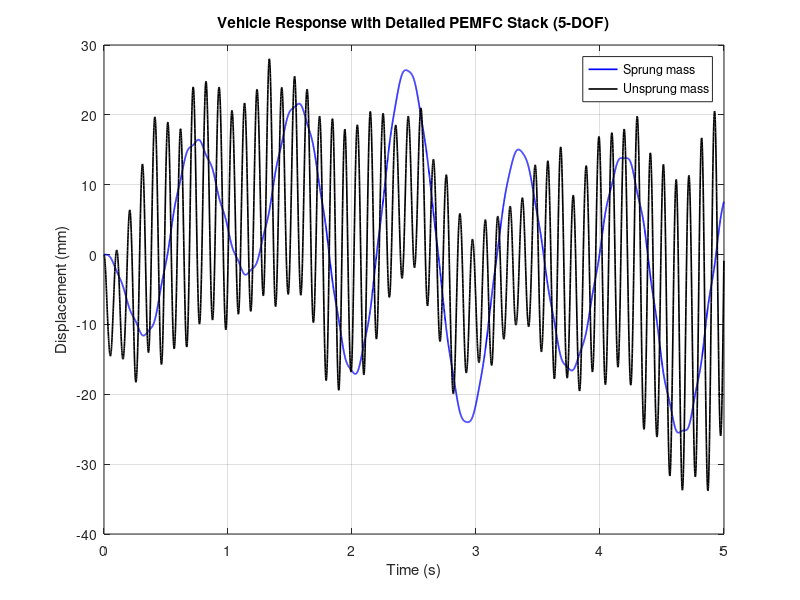
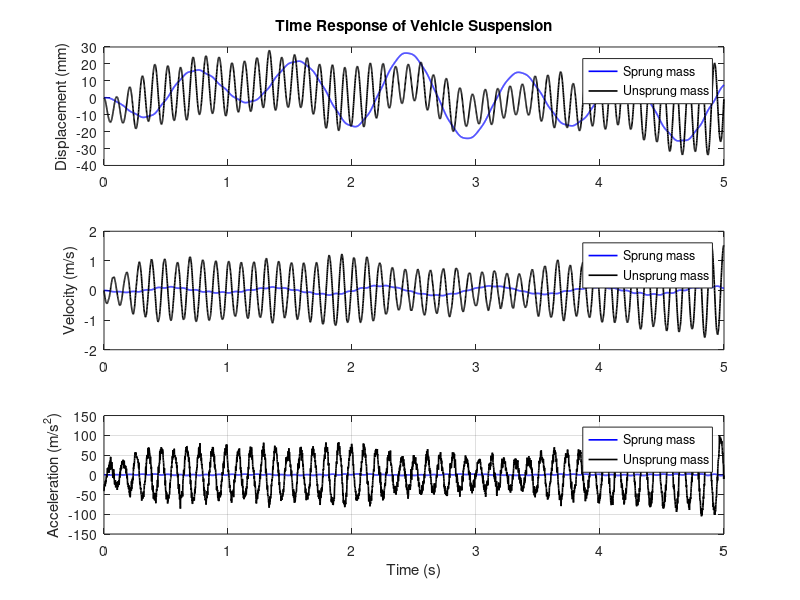
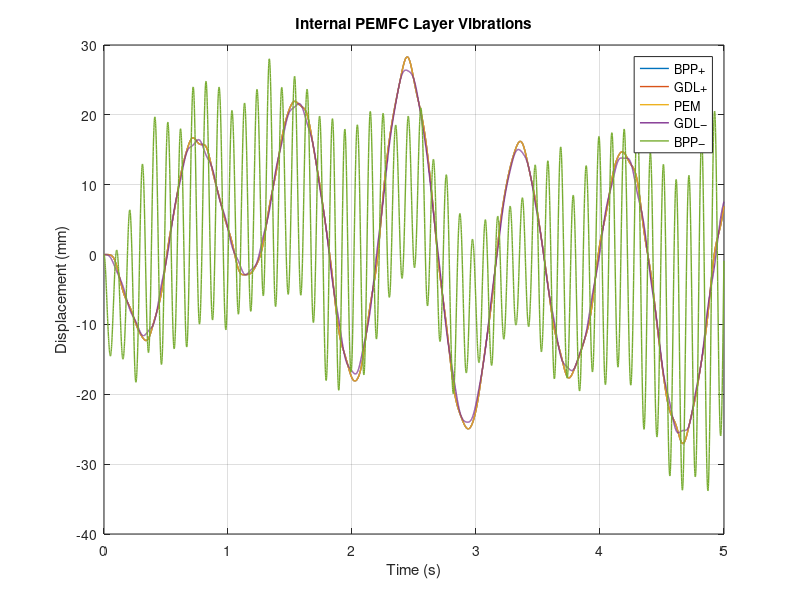
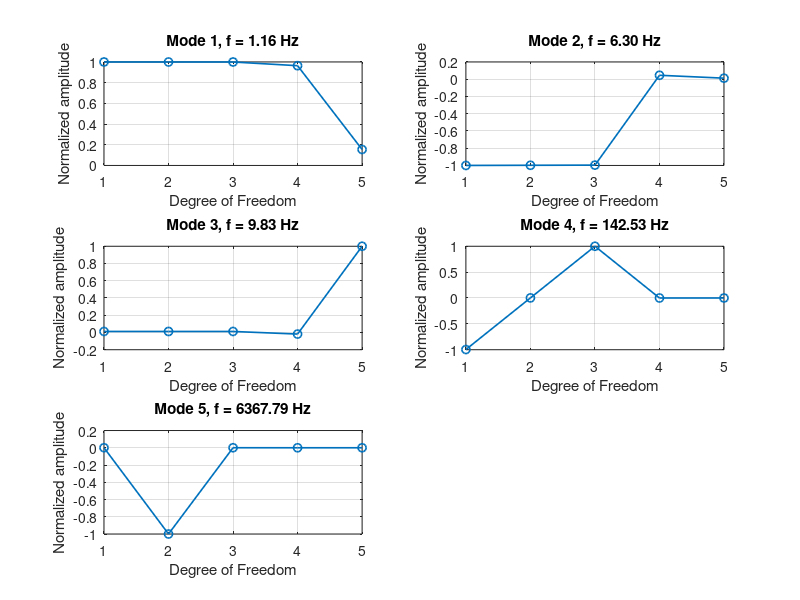

Source code (MATLAB) for these figures, in order: (Note: this script raises an error after producing the figures.)
%% ==============================================
%   1. System Parameters (BUS data fully substituted)
% ==============================================
% Masses [kg]
m_end  = 100;       % Upper plate (driver–seat mass)
m_cell = 0.10;      % PEMFC core mass
m_s    = 4500;      % Sprung mass (bus body on front axle)
m_us   = 500;       % Unsprung mass (wheel–axle assembly)

% Stiffness [N/m]
k_clamp = 25000;    % Driver–seat spring stiffness
k_cell  = 8.0e7;    % Equivalent stiffness of PEMFC core
k_end   = 300000;   % Front axle bellows stiffness
k_s     = 300000;   % Suspension spring stiffness
k_t     = 1600000;  % Tire stiffness

% Damping [N·s/m]
c_s  = 1000;        % Suspension damper (seat–body)
c_us = 20000;       % Front axle damper
c_t  = 150;         % Tire damping

% Degree of Freedom (DOF) ordering:
% x1 = Upper plate (driver–seat)
% x2 = PEMFC core
% x3 = Lower plate (bus base)
% x4 = Sprung mass (vehicle body)
% x5 = Unsprung mass (wheel/axle)
ndof = 5;

%% ==============================================
%   2. Mass Matrix
% ==============================================
M = diag([m_end, m_cell, m_end, m_s, m_us]);

%% ==============================================
%   3. Stiffness Matrix  (corrected with k_clamp coupling)
% ==============================================
K = [ k_clamp + k_cell,   -k_cell,           -k_clamp,       0,          0;
      -k_cell,            2*k_cell,          -k_cell,        0,          0;
      -k_clamp,           -k_cell,   k_clamp + k_cell + k_end, -k_end,    0;
       0,                  0,                -k_end,     k_end + k_s,    -k_s;
       0,                  0,                 0,             -k_s,    k_s + k_t ];

%% ==============================================
%   4. Damping Matrix (suspension and tire branch)
% ==============================================
C = zeros(ndof);
C(4,4) =  c_s;     C(4,5) = -c_s;
C(5,4) = -c_s;     C(5,5) =  c_s + c_us;

%% ==============================================
%   5. Road Excitation (ISO 8608 Class B)
% ==============================================
Fs = 1000;              % Sampling frequency [Hz]
T = 5;                  % Simulation duration [s]
t = 0:1/Fs:T-1/Fs;      % Time vector
N = length(t);          % Number of time steps

v = 20/3.6;             % Vehicle speed [m/s]
L = v*T*1.05;           % Road length (5% margin)
xline = linspace(0, L, 20000);   % Spatial sampling points

% ISO 8608 parameters (Class B)
Gd0 = 64e-6;   % Reference PSD [m^3]
n0  = 0.1;     % Reference spatial frequency [1/m]
w   = 2;       % Waviness exponent

% Spatial frequency grid
dn = 1/L; 
n  = (1:4000)*dn;                   % Spatial frequency [1/m]
Gd = Gd0 * (n/n0).^(-w);            % Spatial PSD [m^3]
phi = 2*pi*rand(size(n));           % Random phase

% Synthesize spatial road profile h(x)
h = sum( sqrt(2*dn*Gd(:)) .* cos(2*pi*(n(:)*xline) + phi(:)), 1 );

%% --- Spatial → Temporal Mapping: y(t) = h(v*t) ---
y  = interp1(xline, h, v*t, 'linear', 'extrap');  % Road displacement input [m]
yd = gradient(y, 1/Fs);                           % Road velocity input [m/s]

%% --- External Force Vector (acts only on DOF 5: wheel/axle) ---
f = zeros(ndof, N);
f(5,:) = k_t * y + c_us * yd;

%% ==============================================
%   6. Time Integration (Newmark–β, average acceleration method)
% ==============================================
beta  = 1/4;  
gamma = 1/2;    % Unconditionally stable parameters

x   = zeros(ndof, N);   % Displacement
x_d = zeros(ndof, N);   % Velocity
a   = zeros(ndof, N);   % Acceleration

% Initial acceleration
a(:,1) = M \ (f(:,1) - C*x_d(:,1) - K*x(:,1));

% Effective stiffness matrix
dt = 1/Fs;
K_eff = K + (gamma/(beta*dt))*C + (1/(beta*dt^2))*M;
invK_eff = inv(K_eff);

% --- Time-stepping loop ---
for i = 1:N-1

    % Predictor step
    x_pred = x(:,i) + dt*x_d(:,i) + (0.5 - beta)*dt^2 * a(:,i);
    v_pred = x_d(:,i) + (1 - gamma)*dt * a(:,i);

    % Effective force
    f_eff = f(:,i+1) ...
            + M*((1/(beta*dt^2))*x_pred) ...
            + C*((gamma/(beta*dt))*x_pred);

    % Corrector step
    x(:,i+1) = invK_eff * f_eff;
    a(:,i+1) = (1/(beta*dt^2)) * (x(:,i+1) - x_pred);
    x_d(:,i+1) = v_pred + gamma*dt * a(:,i+1);
end

%% ==============================================
%   7. Internal Force Computation
% ==============================================
F_clamp  = k_clamp * x(1,:);                  % Clamp force
F_core   = k_cell * (x(1,:) - x(2,:));        % PEMFC core compression
F_end    = k_end  * (x(3,:) - x(4,:));        % Lower plate–vehicle force
F_spring = k_s    * (x(4,:) - x(5,:));        % Suspension spring force
F_damper = c_s    * (x_d(4,:) - x_d(5,:));    % Suspension damper force
F_tire   = k_t * (x(5,:) - y) + c_us * (x_d(5,:) - yd);  % Tire–road force

%% ==============================================
%   8. Results – Time Responses
% ==============================================
figure;
plot(t, x(4,:)*1000, 'b', 'LineWidth',1.2); hold on;
plot(t, x(5,:)*1000, 'k', 'LineWidth',1.2);
xlabel('Time (s)'); ylabel('Displacement (mm)');
legend('Sprung mass','Unsprung mass');
title('Vehicle Response with Detailed PEMFC Stack (5-DOF)');
grid on;

% --- Time response summary (Displacement, Velocity, Acceleration) ---
figure;
subplot(3,1,1);
plot(t, x(4,:)*1000, 'b', 'LineWidth',1.2); hold on;
plot(t, x(5,:)*1000, 'k', 'LineWidth',1.2);
ylabel('Displacement (mm)');
legend('Sprung mass','Unsprung mass');
title('Time Response of Vehicle Suspension');

subplot(3,1,2);
plot(t, x_d(4,:), 'b', 'LineWidth',1.2); hold on;
plot(t, x_d(5,:), 'k', 'LineWidth',1.2);
ylabel('Velocity (m/s)');
legend('Sprung mass','Unsprung mass');

subplot(3,1,3);
plot(t, a(4,:), 'b', 'LineWidth',1.2); hold on;
plot(t, a(5,:), 'k', 'LineWidth',1.2);
xlabel('Time (s)');
ylabel('Acceleration (m/s^2)');
legend('Sprung mass','Unsprung mass');
grid on;

%% --- Internal PEMFC Layer Displacement ---
figure;
plot(t, x(1:5,:)'*1000, 'LineWidth',1);
xlabel('Time (s)'); ylabel('Displacement (mm)');
legend('BPP+','GDL+','PEM','GDL−','BPP−');
title('Internal PEMFC Layer Vibrations');
grid on;

%% ==============================================
%   9. Modal Analysis
% ==============================================
[Phi, Omega2] = eig(K, M);          % Solve K*phi = ω²*M*phi
omega_n = sqrt(diag(Omega2));       % Natural angular frequencies [rad/s]
f_n = omega_n / (2*pi);             % Natural frequencies [Hz]

% Mass normalization (Phiᵀ*M*Phi = I)
for k = 1:length(f_n)
    mk = Phi(:,k)' * M * Phi(:,k);
    Phi(:,k) = Phi(:,k) / sqrt(mk);
end

% Print modal table
fprintf('\n================ Modal Analysis ================\n');
fprintf('Mode\tFreq(Hz)\tDominant DOF\n');
dof_names = ["Upper plate","PEMFC core","Lower plate","Sprung mass","Wheel/axle"];
for k = 1:ndof
    [~, idx] = max(abs(Phi(:,k)));
    fprintf('%d\t%.3f\t\t%s\n', k, f_n(k), dof_names(idx));
end

% --- Plot normalized mode shapes (full 5-DOF system) ---
figure;
for k = 1:ndof
    subplot(ceil(ndof/2), 2, k);
    plot(1:ndof, Phi(:,k)/max(abs(Phi(:,k))), '-o', 'LineWidth', 1.2);
    xlabel('Degree of Freedom');
    ylabel('Normalized amplitude');
    title(['Mode ', num2str(k), ', f = ', num2str(f_n(k), '%.2f'), ' Hz']);
    grid on;
end
sgtitle('Full 5-DOF PEMFC + Suspension Mode Shapes');

%% ==============================================
%   10. Natural Frequency Summary
% ==============================================
fprintf('\n=== Natural Frequencies (Hz) ===\n');
for k = 1:length(f_n)
    fprintf('Mode %d:  %.3f Hz\n', k, f_n(k));
end
